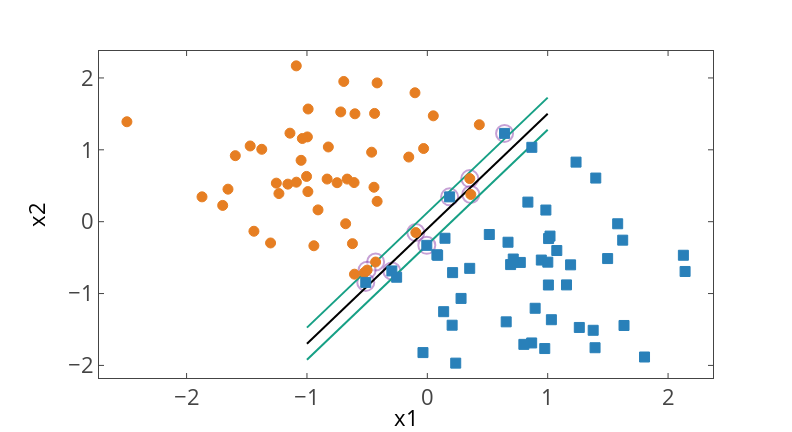

Notebook code for this chart:
### Markdown cell above
### Wende Soft-Margin SVM (C-SVM) mit großem C auf Daten an

### Code cell
svm = SVC(kernel="linear",C=100)
svm.fit(X,y)
plot_data(X,y,svm,interactive=True)
